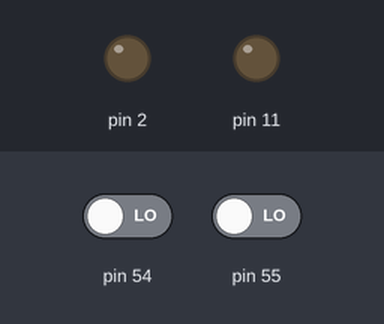
The sketch below on a simulated Arduino Mega 2560, built with avr-gcc and run on an emulated ATmega2560. Parts: output pins drawn as LEDs (lit = HIGH). The inputs (shaded band) are chosen by the test bench; at power-on: pin 54 LOW, pin 55 LOW.

Above: at 1.2 s.
1.3 s: pin 54 driven HIGH
At 2.4 s:
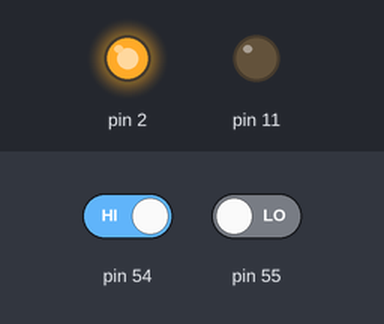
2.8 s: pin 55 driven HIGH
At 3.5 s:
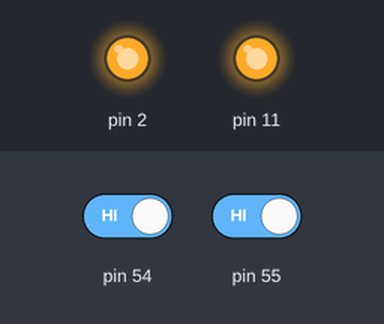
Timing chart, 0 to 5.8 s (numbered marks = the images above; inputs shaded):
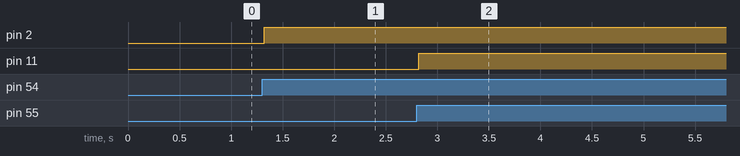

Measured:
- after the input at 1.3 s, pin 2: LOW → HIGH at once
- after the input at 2.8 s, pin 11: LOW → HIGH at once

The sketch:

MainControl.ino
```cpp
#include <Controllino.h>
#include "Arduino.h"

#include "DirectionControl.h"
#include "RollerShutter.h"
#include "PushButton.h"


DirectionControl directionControl(CONTROLLINO_D9);
RollerShutter rollerShutter(CONTROLLINO_D0,30000,directionControl);
PushButton pbUp(CONTROLLINO_A0,rollerShutter,false);
PushButton pbDown(CONTROLLINO_A1,rollerShutter,true);

void setup() {
  directionControl.init();
  rollerShutter.init();
  pbUp.init();
  pbDown.init();
}

void loop() {
  rollerShutter.next();
  pbUp.next();
  pbDown.next();
}
```

DirectionControl.cpp
```cpp
#include "DirectionControl.h"

DirectionControl::DirectionControl(byte pin) {
  _pin = pin;
}

void DirectionControl::init(void) {
    pinMode(_pin, OUTPUT);
    digitalWrite(_pin, LOW);
}

void DirectionControl::goUp(void) {
    digitalWrite(_pin, HIGH);
}

void DirectionControl::goDown(void) {
    digitalWrite(_pin, LOW);
}
```

DirectionControl.h
```cpp
#ifndef DirectionControl_h
#define DirectionControl_h

#include "Arduino.h"

class DirectionControl {
  public:
    DirectionControl(byte);
    void init(void);
    void goUp(void);
    void goDown(void);
  private:
    byte _pin;
};

#endif
```

PushButton.cpp
```cpp
#include "PushButton.h"
#include "RollerShutter.h"

PushButton::PushButton(byte pin,RollerShutter rollerShutter,bool up) : _rollerShutter(rollerShutter) {
  _pin = pin;
  _up = up;
};

void PushButton::init(void) {
    pinMode(_pin, INPUT);
    _zustand = ungedrueckt;
}

void PushButton::next(void) {
  byte schalterPosition = digitalRead(_pin);
  unsigned long jetzt = millis();
  switch(_zustand) {
    case ungedrueckt:
      if(schalterPosition == SCHALTER_GESCHLOSSEN) {
        _zustand = beruehert;
        _seit = jetzt;
      }
      break;
    case beruehert:
      if(schalterPosition == SCHALTER_OFFEN) {
        _zustand = ungedrueckt;
      } else if((jetzt - _seit) > ENTPRELL_ZEIT) {
        _zustand = gedrueckt;
        if(_up) {
          _rollerShutter.goUp();
        } else {
          _rollerShutter.goDown();
        }
      }
      break;
    case gedrueckt:
      if(schalterPosition == SCHALTER_OFFEN) {
        _zustand = losgelassen;
        _seit = jetzt;
      }
      break;
    case losgelassen:
      if(schalterPosition == SCHALTER_GESCHLOSSEN) {
        if((jetzt - _seit) < ENTPRELL_ZEIT) {
          _zustand = gedrueckt;
        }
      } else if((jetzt - _seit) > ENTPRELL_ZEIT) {
        _zustand = ungedrueckt;
      }
      break;
  }
}
```

PushButton.h
```cpp
#ifndef PushButton_h
#define PushButton_h

#include "Arduino.h"
#include "RollerShutter.h"

#define ENTPRELL_ZEIT 20ul
#define SCHALTER_OFFEN LOW
#define SCHALTER_GESCHLOSSEN HIGH

class PushButton {
  public:
    PushButton(byte,RollerShutter,bool);
    void init(void);
    void next(void);

  private:
    byte _pin;
    bool _up;
    unsigned long _seit;
    RollerShutter _rollerShutter;
    enum Zustand { ungedrueckt, beruehert, gedrueckt, losgelassen } _zustand;
};

#endif
```

RollerShutter.cpp
```cpp
#include "RollerShutter.h"

RollerShutter::RollerShutter(byte pin, unsigned long duration, DirectionControl directionControl) : _directionControl(directionControl) {
  _pin = pin;
  _duration = duration;
}

void RollerShutter::init(void) {
  pinMode(_pin, OUTPUT);
  digitalWrite(_pin, LOW);
  _moving = false;
}


void RollerShutter::goUp(void) {
  _directionControl.goUp();
  digitalWrite(_pin, HIGH);
  _start = millis();
  _moving = true;
}

void RollerShutter::goDown(void) {
  _directionControl.goDown();
  digitalWrite(_pin, HIGH);
  _start = millis();
  _moving = true;
}

void RollerShutter::goStop(void) {
  digitalWrite(_pin, LOW);
  _moving = false;
}

void RollerShutter::next(void) {
  unsigned long jetzt = millis();
  if (_moving && ((jetzt - _start) > _duration)) {
    goStop();
  }
}
```

RollerShutter.h
```cpp
#ifndef RollerShutter_h
#define RollerShutter_h

#include "Arduino.h"
#include "DirectionControl.h"

class RollerShutter {
  public:
    RollerShutter(byte,unsigned long,DirectionControl);
    void init(void); // setting pinMode and go to initial position
    void next(void);
    void goUp(void);
    void goDown(void);
    void goStop(void);
  private:
    byte _pin;
    unsigned long _duration; // Dauer fÃ¼r komplette Bewegung von Endpunkt zu Endpunkt
    unsigned long _start;
    DirectionControl _directionControl;
    bool _moving;
};

#endif
```
